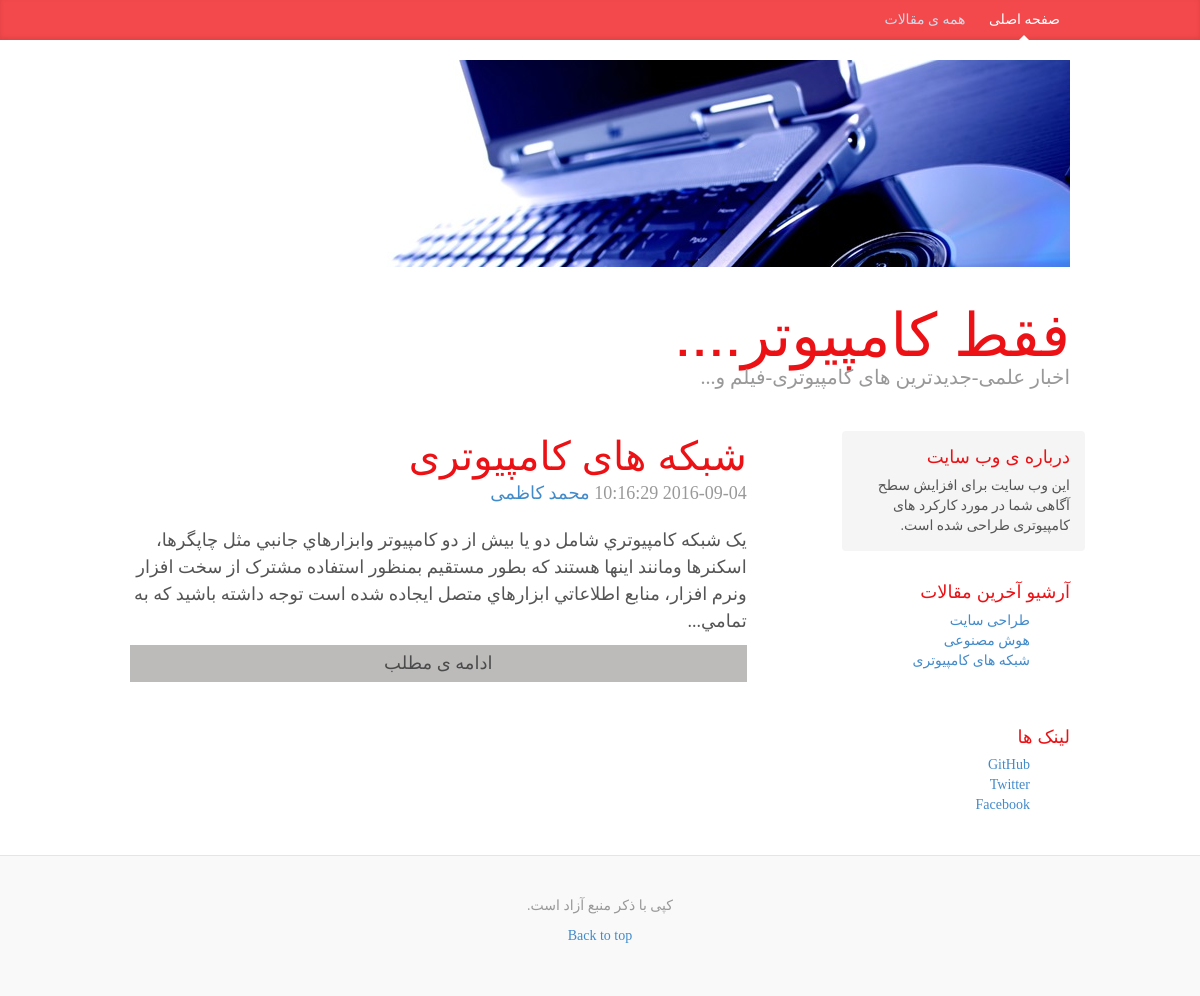
The app's page /lovers_of_kamputer/lovers_of_kamputer/posts.php?category=3 with its own data.
### tables this page shows
CREATE TABLE `posts` (
  `id` int(11) NOT NULL,
  `category` int(11) NOT NULL,
  `title` varchar(255) NOT NULL,
  `body` text NOT NULL,
  `author` varchar(255) NOT NULL,
  `tags` varchar(255) NOT NULL,
  `date` timestamp NOT NULL DEFAULT CURRENT_TIMESTAMP
);

CREATE TABLE `categories` (
  `id` int(11) NOT NULL,
  `name` varchar(255) NOT NULL
);

### lovers_of_kamputer/lovers_of_kamputer/libraries/Database.php (called while the page is built, shortened)
<?php
class Database {
	public $host=DB_HOST;
	public $username=DB_USER;
	public $password=DB_PASS;
	public $db_name=DB_NAME;
	public $link;
	private function connect(){
		 $this->link=new mysqli($this->host,$this->username,$this->password,$this->db_name);
		 $this->link->set_charset("utf8");
	}
	public function select($query){
		$result=$this->link->query($query) or die($this->link->error.__LINE__ );
		if($result->num_rows >0)
		{
		   return $result;
		}else {
		  return false;
		}
	}
}

### lovers_of_kamputer/lovers_of_kamputer/helpers/format_helper.php (called while the page is built)
<?php
function shortenText( $text  , $chars=450   ){
	$text=$text." ";
	$text=substr($text,0,$chars );
	$text=substr( $text,0,strrpos($text,' '));
	$text=$text."...";
	return $text;
}

### lovers_of_kamputer/lovers_of_kamputer/posts.php (the view, shortened to what this page needs)
<?php include "includes/header.php"; ?>
<?php
$db=new Database();
if(isset($_GET['category'] )){
	$category=$_GET['category'] ;
    $query='select * from posts WHERE category='.$category;
    $posts=$db->select($query);
}
  else{
    $query='select * from posts';
    $posts=$db->select($query);
  }
$query='select * from categories';
$categories=$db->select($query);
?>
<?php if($posts) :  ?>
     <?php while($row=$posts->fetch_assoc()): ?>
            <div class="blog-post">
            <h2 class="blog-post-title"><?php echo $row["title"];    ?></h2>
            <p class="blog-post-meta"><?php echo $row["date"];    ?> <a href="#"><?php echo $row["author"];    ?></a></p>
            <?php echo shortenText($row["body"]);    ?>
<a class="readmore" href="post.php?id=<?php echo urlencode($row["id"]);    ?>">ادامه ی مطلب</a>
               </div>
          <?php endwhile; ?>
<?php else :   ?>
    <p>THERE ARE NO POSTS YET</p>
<?php endif; ?>
<?php include "includes/footer.php"; ?>

### lovers_of_kamputer/lovers_of_kamputer/includes/footer.php (shortened to what this page needs)
    </div>
        <div class="col-sm-3 col-sm-offset-1 blog-sidebar">
          <div class="sidebar-module sidebar-module-inset">
            <h4>درباره ی وب سایت</h4>
        <p>این وب سایت برای افزایش سطح آگاهی شما در مورد کارکرد های کامپیوتری طراحی شده است.</p>
          </div>
          <div class="sidebar-module">
            <h4>آرشیو آخرین مقالات</h4>
            <?php if($categories) : ?>
            <ol class="list-unstyled">
            <?php while($row=$categories->fetch_assoc()): ?>
              <li><a href="posts.php?category=<?php echo $row["id"];?>"><?php echo $row["name"];?></a></li>
            <?php endwhile; ?>
            </ol>
            <?php else: ?>
               <p>"there are no categories yet!"</p>
            <?php endif; ?>
          </div>
          <div class="sidebar-module">
            <h4>لینک ها</h4>
            <ol class="list-unstyled">
              <li><a href="#">GitHub</a></li>
              <li><a href="#">Twitter</a></li>
              <li><a href="#">Facebook</a></li>
            </ol>
          </div>
        </div>
      </div>
    </div>
    <div class="blog-footer">
      <p>کپی با ذکر منبع آزاد است.</p>
      <p>
        <a href="#">Back to top</a>
      </p>
    </div>
  </body>
</html>

### lovers_of_kamputer/lovers_of_kamputer/css/custom.css (style rules this page uses)
body { font-family: Georgia, "Times New Roman", Times, serif; color: #555; }
h1, .h1, h2, .h2, h3, .h3, h4, .h4, h5, .h5, h6, .h6 { margin-top: 0; font-family: "Helvetica Neue", Helvetica, Arial, sans-serif; font-weight: normal; color:#EB1115 ; }
.sidebar-module { padding: 15px; margin: 0 -15px 15px; }
.sidebar-module-inset { padding: 15px; background-color: #f5f5f5; border-radius: 4px; }
.sidebar-module-inset p:last-child, .sidebar-module-inset ul:last-child, .sidebar-module-inset ol:last-child { margin-bottom: 0; }
.blog-post { margin-bottom: 60px; }
.blog-post-title { margin-bottom: 5px; font-size: 40px; }
.blog-post-meta { margin-bottom: 20px; color: #999; }
.blog-footer { padding: 40px 0; color: #999; text-align: center; background-color: #f9f9f9; border-top: 1px solid #e5e5e5; }
.readmore { display:block; text-align:center; padding:5px; background:#BDBABA; margin-top:10px; color:#4B4B4B; }

### records on screen
posts: title "شبکه های کامپیوتری", author "محمد کاظمی", body "يک شبکه کامپيوتري شامل دو يا بيش از دو کامپيوتر وابزارهاي جانبي مثل چاپگرها، اسکنرها ومانند اينها هستند که بطور مستقيم بمنظور استفاده مشترک از سخت افزار ونرم افزار، منابع اطلاعاتي ابزارهاي متصل ايجاده شده است توجه داشته باشيد که به تمامي..."
categories: name "طراحی سایت"
categories: name "هوش مصنوعی"
categories: name "شبکه های کامپیوتری"
